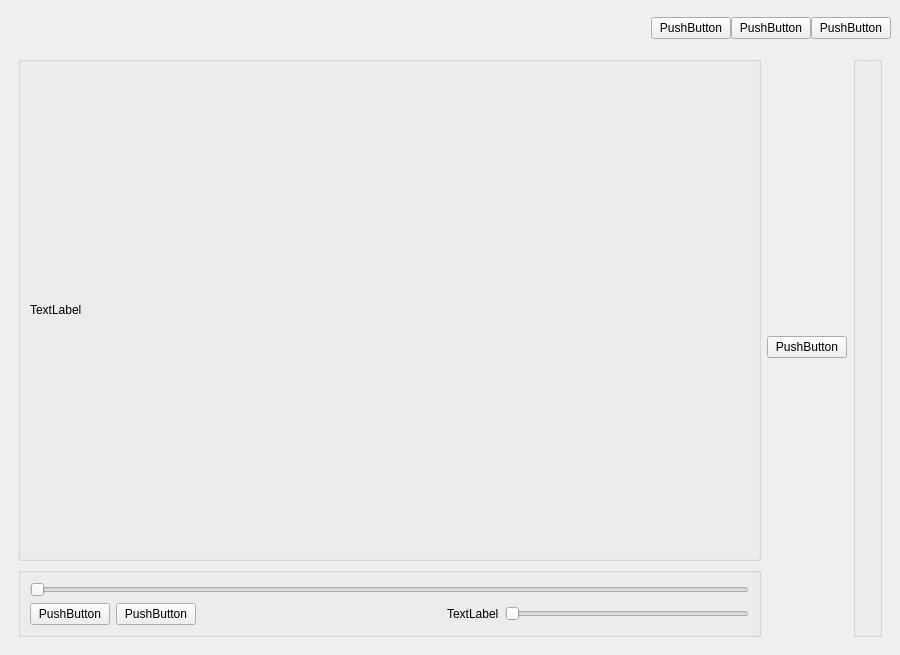
<?xml version="1.0" encoding="UTF-8"?>
<ui version="4.0">
 <class>MainWindow</class>
 <widget class="QMainWindow" name="MainWindow">
  <property name="geometry">
   <rect>
    <x>0</x>
    <y>0</y>
    <width>900</width>
    <height>655</height>
   </rect>
  </property>
  <property name="windowTitle">
   <string>MainWindow</string>
  </property>
  <widget class="QWidget" name="centralwidget">
   <layout class="QGridLayout" name="gridLayout_2">
    <item row="0" column="0">
     <widget class="QWidget" name="widget_inner" native="true">
      <layout class="QVBoxLayout" name="verticalLayout_4">
       <property name="spacing">
        <number>0</number>
       </property>
       <property name="leftMargin">
        <number>0</number>
       </property>
       <property name="topMargin">
        <number>0</number>
       </property>
       <property name="rightMargin">
        <number>0</number>
       </property>
       <property name="bottomMargin">
        <number>0</number>
       </property>
       <item>
        <widget class="QWidget" name="widget_head" native="true">
         <layout class="QHBoxLayout" name="horizontalLayout_4">
          <property name="spacing">
           <number>0</number>
          </property>
          <property name="leftMargin">
           <number>0</number>
          </property>
          <property name="topMargin">
           <number>0</number>
          </property>
          <property name="rightMargin">
           <number>0</number>
          </property>
          <property name="bottomMargin">
           <number>0</number>
          </property>
          <item>
           <widget class="QWidget" name="widget_title" native="true">
            <layout class="QHBoxLayout" name="horizontalLayout">
             <item>
              <spacer name="horizontalSpacer">
               <property name="orientation">
                <enum>Qt::Orientation::Horizontal</enum>
               </property>
               <property name="sizeHint" stdset="0">
                <size>
                 <width>615</width>
                 <height>20</height>
                </size>
               </property>
              </spacer>
             </item>
            </layout>
           </widget>
          </item>
          <item>
           <widget class="QPushButton" name="pushButton_small">
            <property name="text">
             <string>PushButton</string>
            </property>
           </widget>
          </item>
          <item>
           <widget class="QPushButton" name="pushButton_window">
            <property name="text">
             <string>PushButton</string>
            </property>
           </widget>
          </item>
          <item>
           <widget class="QPushButton" name="pushButton_close">
            <property name="text">
             <string>PushButton</string>
            </property>
           </widget>
          </item>
         </layout>
        </widget>
       </item>
       <item>
        <widget class="QWidget" name="widget_media" native="true">
         <layout class="QHBoxLayout" name="horizontalLayout_3">
          <item>
           <layout class="QVBoxLayout" name="verticalLayout_3">
            <item>
             <widget class="QGroupBox" name="groupBox_2">
              <property name="sizePolicy">
               <sizepolicy hsizetype="Expanding" vsizetype="Expanding">
                <horstretch>0</horstretch>
                <verstretch>0</verstretch>
               </sizepolicy>
              </property>
              <property name="title">
               <string/>
              </property>
              <layout class="QGridLayout" name="gridLayout">
               <item row="0" column="0">
                <widget class="QLabel" name="label_video">
                 <property name="text">
                  <string>TextLabel</string>
                 </property>
                </widget>
               </item>
              </layout>
             </widget>
            </item>
            <item>
             <widget class="QGroupBox" name="groupBox_video">
              <property name="title">
               <string/>
              </property>
              <layout class="QVBoxLayout" name="verticalLayout_2">
               <item>
                <widget class="QSlider" name="horizontalSlider">
                 <property name="orientation">
                  <enum>Qt::Orientation::Horizontal</enum>
                 </property>
                </widget>
               </item>
               <item>
                <layout class="QHBoxLayout" name="horizontalLayout_2">
                 <item>
                  <widget class="QPushButton" name="pushButton_play">
                   <property name="text">
                    <string>PushButton</string>
                   </property>
                  </widget>
                 </item>
                 <item>
                  <widget class="QPushButton" name="pushButton_stop">
                   <property name="text">
                    <string>PushButton</string>
                   </property>
                  </widget>
                 </item>
                 <item>
                  <spacer name="horizontalSpacer_2">
                   <property name="orientation">
                    <enum>Qt::Orientation::Horizontal</enum>
                   </property>
                   <property name="sizeHint" stdset="0">
                    <size>
                     <width>40</width>
                     <height>20</height>
                    </size>
                   </property>
                  </spacer>
                 </item>
                 <item>
                  <widget class="QLabel" name="label">
                   <property name="text">
                    <string>TextLabel</string>
                   </property>
                  </widget>
                 </item>
                 <item>
                  <widget class="QSlider" name="horizontalSlider_voice">
                   <property name="orientation">
                    <enum>Qt::Orientation::Horizontal</enum>
                   </property>
                  </widget>
                 </item>
                </layout>
               </item>
              </layout>
             </widget>
            </item>
           </layout>
          </item>
          <item>
           <layout class="QVBoxLayout" name="verticalLayout">
            <item>
             <spacer name="verticalSpacer">
              <property name="orientation">
               <enum>Qt::Orientation::Vertical</enum>
              </property>
              <property name="sizeHint" stdset="0">
               <size>
                <width>20</width>
                <height>40</height>
               </size>
              </property>
             </spacer>
            </item>
            <item>
             <widget class="QPushButton" name="pushButton_menu">
              <property name="text">
               <string>PushButton</string>
              </property>
             </widget>
            </item>
            <item>
             <spacer name="verticalSpacer_2">
              <property name="orientation">
               <enum>Qt::Orientation::Vertical</enum>
              </property>
              <property name="sizeHint" stdset="0">
               <size>
                <width>20</width>
                <height>40</height>
               </size>
              </property>
             </spacer>
            </item>
           </layout>
          </item>
          <item>
           <widget class="QGroupBox" name="groupBox_menu">
            <property name="title">
             <string/>
            </property>
           </widget>
          </item>
         </layout>
        </widget>
       </item>
      </layout>
     </widget>
    </item>
   </layout>
  </widget>
 </widget>
 <resources/>
 <connections/>
</ui>
